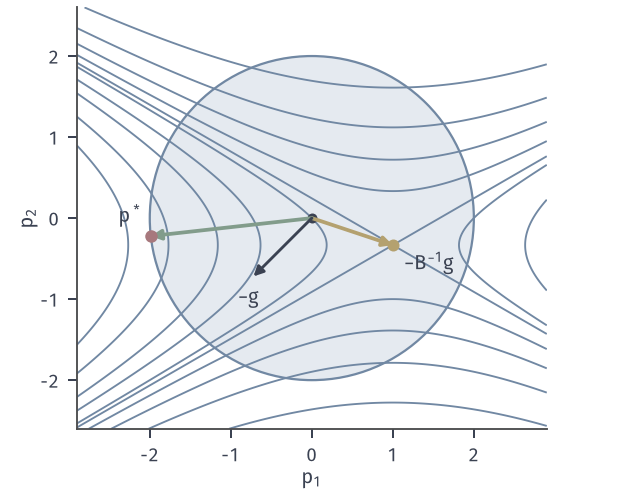

Source code (Python):
from pathlib import Path
import sys
sys.path.insert(0, str(Path(__file__).resolve().parents[1]/"tr-common"))
from tr_core import *
HERE = Path(__file__).resolve().parent
# 原点处模型 m=p1+p2-p1^2/2+3p2^2/2，驻点 (1,-1/3)；半径 2 的精确解。
fig, ax = figure(width_mm=88, height_mm=70)
P1, P2 = np.meshgrid(np.linspace(-2.9, 2.9, 500), np.linspace(-2.6, 2.6, 500))
disk(ax, (0, 0), 2)
ax.contour(P1, P2, P1 + P2 - .5*P1**2 + 1.5*P2**2, levels=[-5, -3.5, -2, -1, 0, 1/3, 1, 2, 3.5, 6], colors=[BLUE], linewidths=.75)
pn = np.array([1, -1/3]); pe, l = exact(O_G, O_B, 2.)
arrow(ax, (0, 0), pn, YELLOW, 1.5); arrow(ax, (0, 0), pe, GREEN, 1.5)
arrow(ax, (0, 0), (-.72, -.72), INK)
ax.plot([0], [0], 'o', color=INK, ms=4, mew=0)
ax.plot(*pn, 'o', color=YELLOW, ms=4.8, mew=0, zorder=6); ax.plot(*pe, 'o', color=RED, ms=5, mew=0, zorder=6)
ax.text(1.14, -.42, '$-B^{-1}g$', va='top')
ax.text(-2.08, -.05, '$p^*$', ha='right'); ax.text(-.78, -1.05, '$-g$', ha='center')
ax.set_aspect('equal'); ax.set_xlim(-2.9, 2.9); ax.set_ylim(-2.6, 2.6); ax.set_xlabel('$p_1$', labelpad=1); ax.set_ylabel('$p_2$', labelpad=1)
save(fig, HERE, 'figure', {'g': [1, 1], 'B': 'diag(-1,3)', 'radius': 2, 'lambda': l, 'p_exact': pe.tolist()})
